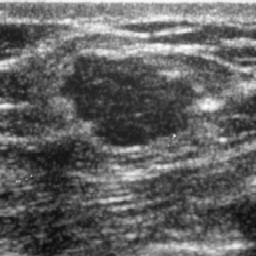
#> input picture pipeline_scripts/preprocess/morphsnakes/testimages/mama07ORI.bmp, 256 x 256 px; its folder holds only this picture in this run
$ python -i utilities.py   (imports and definitions only)   (Python 2 division)   (older library calls are emulated)
#> lines starting #> are read from the running program, lines starting #| are printed output that depends on the picture; after the words box and inside, x2 and y2 are one past the last pixel; in counts of white or black regions, pixels touching at a corner belong together
#> further down, picture is the input picture: shape (256, 256); min 8, max 252, mean 98.7
# -*- coding: utf-8 -*-
# <nbformat>3.0</nbformat>

# <codecell>

from skimage.filter import threshold_otsu, threshold_adaptive, gaussian_filter
from skimage.color import color_dict, gray2rgb, label2rgb, rgb2gray
from skimage.segmentation import clear_border
from skimage.morphology import binary_dilation, binary_erosion, watershed, remove_small_objects
from skimage.measure import regionprops, label
from skimage.restoration import denoise_bilateral
from skimage.util import img_as_ubyte
from skimage.io import imread, imsave
import numpy as np
import os
import csv
import sys
from operator import itemgetter
import json
import cPickle as pickle

# [19 lines left out: function draw_arrow, not called in this run]

def foreground_mask(img, min_size=64, thresh=200):
    """
    Find the mask that covers exactly the foreground of the brain slice image.
    This depends heavily on the manually chosen threshold, and thus is very fragile.
    It works reasonably well on bright backgrounds, such as blue nissl images;
    but without tuning the threshold, it does not work on images with dark background, such as fluorescent images.

    Parameters
    ----------
    img : image
        input grey image
    min_size : float
    thresh : float

    Return
    ------
    mask :
        foreground mask
    """
#> called with min_size = 64, thresh = 200

#     t_img = gaussian_filter(img, sigma=3) < 220./255.
    t_img = denoise_bilateral(img) < thresh/255.
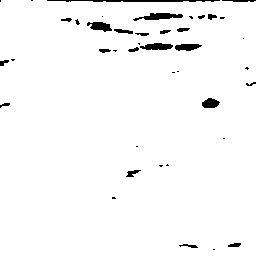
#> t_img: shape (256, 256) bool; 97.3% white; 41 black regions (20 under 20 px), largest, box (x1, y1, x2, y2) and area: (47, 0, 220, 2) 275, (133, 13, 183, 21) 218, (140, 43, 173, 50) 172

    labels, n_labels = label(t_img, neighbors=4, return_num=True)
#> labels: shape (256, 256) int32; values 0 (black) and 1 (white), 97.3% white; 41 black regions (20 under 20 px)
#> n_labels = 1

    reg = regionprops(labels+1)
#> reg = 2 regions; box (x1, y1, x2, y2) and area: (0, 0, 256, 256) 63768, (0, 0, 256, 250) 1768
    all_areas = np.array([r.area for r in reg])
#> all_areas = [1768, 63768]

    a = np.concatenate([labels[0,:] ,labels[-1,:] ,labels[:,0] ,labels[:,-1]])
#> a = 1024 values, max 1 at index 1, min 0 at index 0, mean 0.782
    border_labels = np.unique(a)
#> border_labels = [0, 1]

    border_labels_large = np.extract(all_areas[border_labels] > 250, border_labels)
#> border_labels_large = [0, 1]

    mask = np.ones_like(img, dtype=np.bool)
    for i in border_labels_large:
        if i != all_areas.argmax():
            mask[labels==i] = 0
#> this loop made 2 passes

    mask = remove_small_objects(mask, min_size=min_size, connectivity=1, in_place=False)

    return mask

from scipy.ndimage import measurements

# [12 lines left out: function crop_image, not called in this run]

# <codecell>

import time

# [32 lines left out: function timeit, not called in this run]

# [31 lines of commented-out code are left out]
REGENERATE_ALL_RESULTS = False

# [122 lines left out: functions get_directory_structure, generate_json, build_inverse_labeing_index, not called in this run]


class DataManager(object):

    # [289 lines left out: functions __init__, set_labelnames, set_stack, set_resol, set_slice, set_image and 14 more, not called in this run]


    def load_labeling_preview(self, stack=None, section=None, labeling_name=None):
        return imread(self._load_labeling_preview_path(stack, section, labeling_name))

    # [53 lines left out: functions save_labeling, _regulate_image, display, not called in this run]

# <codecell>

import numpy as np
from scipy.ndimage.filters import maximum_filter
from scipy.ndimage.morphology import generate_binary_structure, binary_erosion

# [74 lines left out: functions detect_peaks, paint_superpixels_on_image, paint_superpixel_groups_on_image, not called in this run]

# <codecell>

def kl(a,b):
    m = (a!=0) & (b!=0)
    return np.sum(a[m]*np.log(a[m]/b[m]))

# [21 lines left out: functions js, chi2, not called in this run]

# [21 lines of commented-out code are left out]

>>> import cv2
>>> picture = cv2.imread('preprocess/morphsnakes/testimages/mama07ORI.bmp', cv2.IMREAD_GRAYSCALE)
>>> result = foreground_mask(picture)
